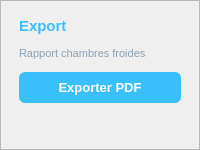
           <widget class="QFrame" name="exportFrame">
            <property name="styleSheet">
             <string notr="true">QFrame#exportFrame {
    background: #0f1922;
    border: 1px solid #1a2f45;
    border-radius: 10px;
}</string>
            </property>
            <property name="frameShape">
             <enum>QFrame::Shape::StyledPanel</enum>
            </property>
            <layout class="QVBoxLayout" name="exportLayout">
             <property name="spacing">
              <number>12</number>
             </property>
             <property name="leftMargin">
              <number>18</number>
             </property>
             <property name="topMargin">
              <number>16</number>
             </property>
             <property name="rightMargin">
              <number>18</number>
             </property>
             <property name="bottomMargin">
              <number>16</number>
             </property>
             <item>
              <widget class="QLabel" name="exportTitleLabel">
               <property name="styleSheet">
                <string notr="true">QLabel#exportTitleLabel {
    color: #39c0fa;
    font-size: 15px;
    font-weight: 700;
    background: transparent;
}</string>
               </property>
               <property name="text">
                <string>Export</string>
               </property>
              </widget>
             </item>
             <item>
              <widget class="QLabel" name="exportSubtitleLabel">
               <property name="styleSheet">
                <string notr="true">QLabel#exportSubtitleLabel {
    color: #8ba1b5;
    font-size: 11px;
    background: transparent;
}</string>
               </property>
               <property name="text">
                <string>Rapport chambres froides</string>
               </property>
              </widget>
             </item>
             <item>
              <widget class="QPushButton" name="btnExportChambrePdf">
               <property name="cursor">
                <cursorShape>PointingHandCursor</cursorShape>
               </property>
               <property name="styleSheet">
                <string notr="true">QPushButton {
    background: #39c0fa;
    color: white;
    border: none;
    border-radius: 6px;
    padding: 8px 16px;
    font-weight: 600;
    font-size: 13px;
}
QPushButton:hover {
    background: #2da8de;
}
QPushButton:pressed {
    background: #268ec5;
}</string>
               </property>
               <property name="text">
                <string>Exporter PDF</string>
               </property>
               <property name="flat">
                <bool>true</bool>
               </property>
              </widget>
             </item>
             <item>
              <spacer name="exportSpacer">
               <property name="orientation">
                <enum>Qt::Orientation::Vertical</enum>
               </property>
               <property name="sizeHint" stdset="0">
                <size>
                 <width>20</width>
                 <height>30</height>
                </size>
               </property>
              </spacer>
             </item>
            </layout>
           </widget>
